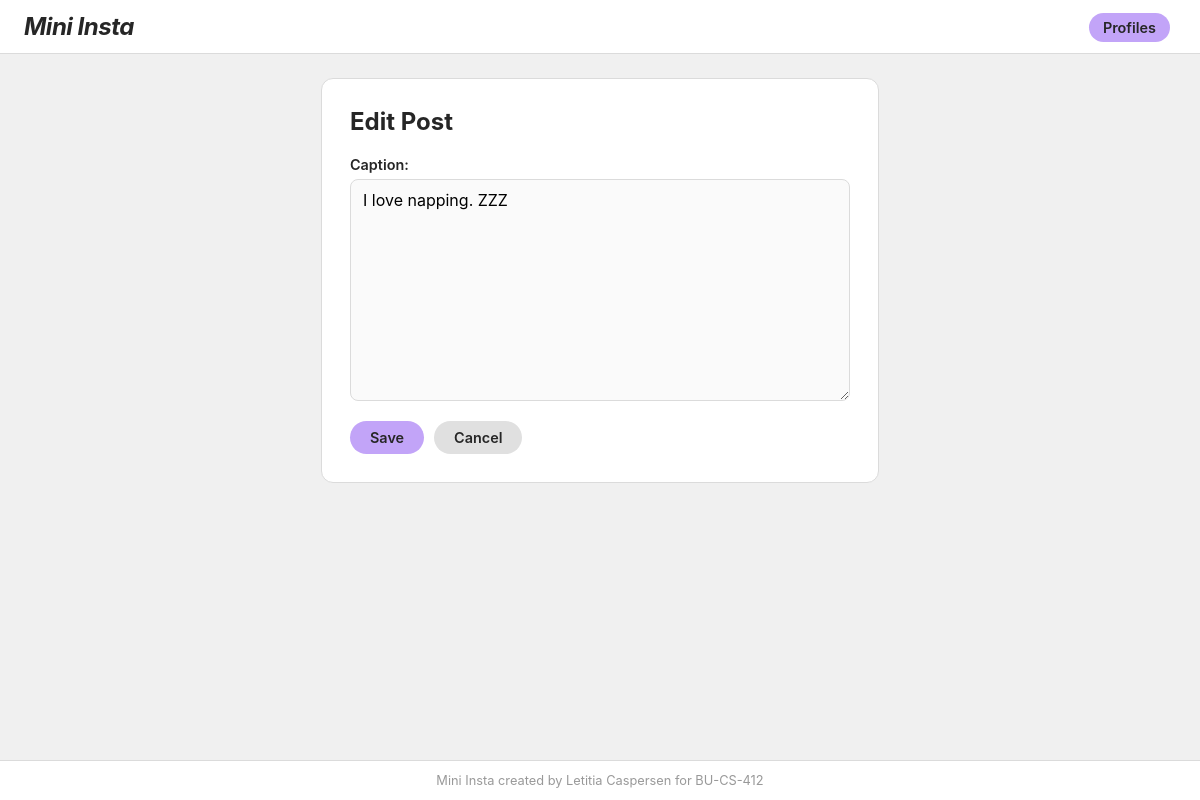
Before: /mini_insta/post/7/update with the older database file.
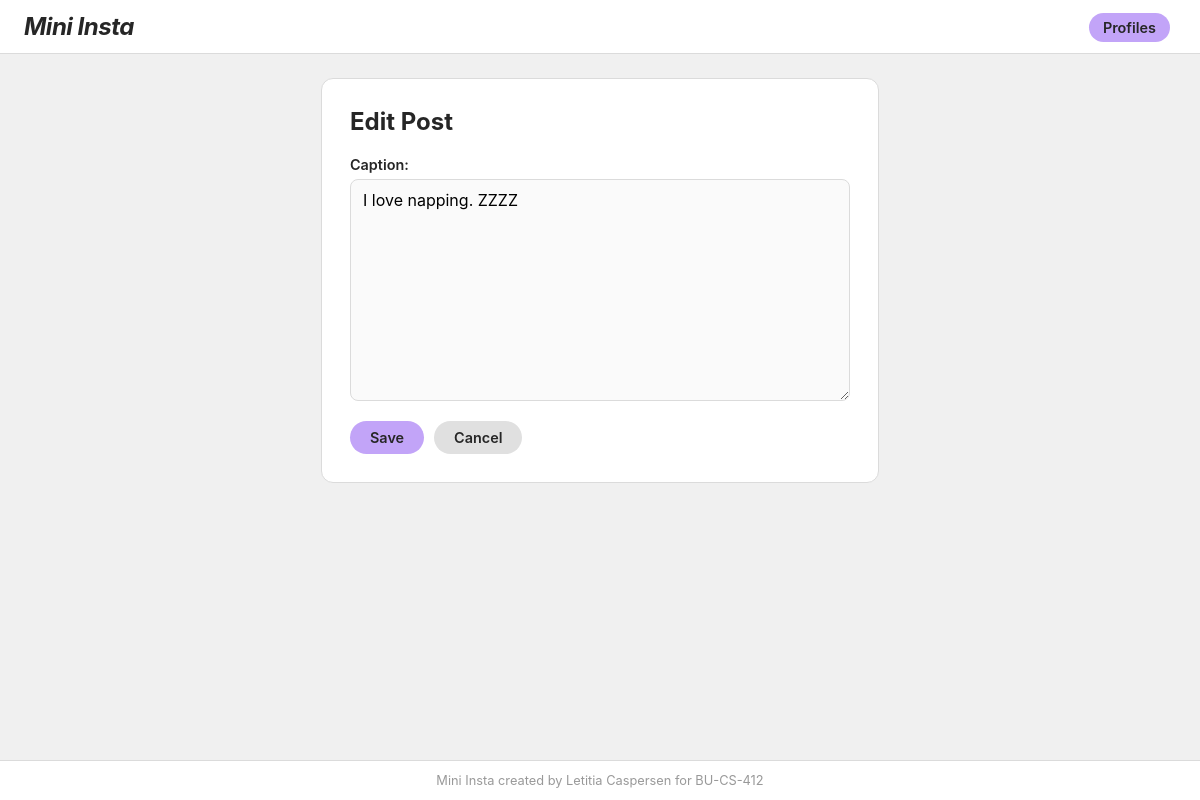
After: the same page with the newer database file.
### mini_insta/models.py (models this page shows, shortened)
class Post(models.Model):
    profile = models.ForeignKey("Profile", on_delete=models.CASCADE)
    timestamp = models.DateTimeField(auto_now=True)
    caption = models.TextField(max_length=256,blank=True)

### mini_insta/views.py (the view, shortened to what this page needs)
# urls.py: path('post/<int:pk>/update', UpdatePostView.as_view(), name='update_post'),
class UpdatePostView(UpdateView):
    model = Post
    template_name = 'mini_insta/update_post_form.html'
    form_class = UpdatePostForm
    context_object_name = 'post'

### mini_insta/forms.py
class UpdatePostForm(forms.ModelForm):
    class Meta:
        model = Post
        fields = ['caption']

### mini_insta/templates/mini_insta/update_post_form.html (shortened to what this page needs)
{% extends 'mini_insta/base.html' %}
{% block content %}
<div class="create_post">
    <h2>Edit Post</h2>
    <form method="POST">
        <div class="form_field">
            <label for="caption">Caption:</label>
            {{ form.caption }}
        </div>
        <div class="form_buttons">
            <button type="submit">Save</button>
            <a href="{% url 'show_post' post.pk %}">
                <button type="button">Cancel</button>
            </a>
        </div>
    </form>
</div>
{% endblock %}

Changed rows visible on the page:
changed Post: caption "I love napping. ZZZ" → "I love napping. ZZZZ"
